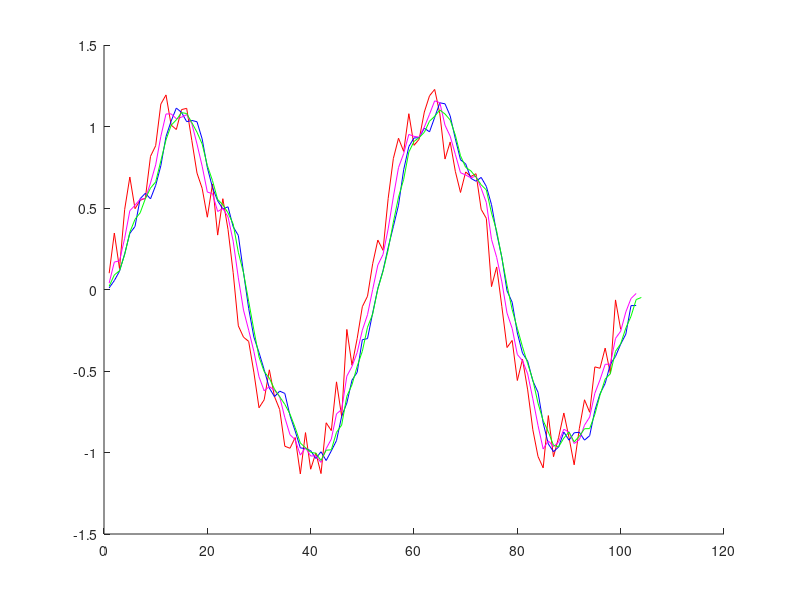

This chart was generated by the following MATLAB code:
R = 100;
f = 0.02;
m = 0:R-1;
s = sin(2*pi*f*m); % sinyal aslinya
d = 0.5*(rand(1,R) - 0.5);
x = s + d;

h1=[0.1 0.2 0.3 0.4];
h2=[0.4 0.3 0.2 0.1 ];
h3=[0.2 0.2 0.2 0.2 0.2];
y1= conv(x,h1);
y2= conv(x,h2);
y3= conv(x,h3);

hold on
plot(x,'r');
plot(y1,'b');
plot(y2,'m');
plot(y3,'g');
